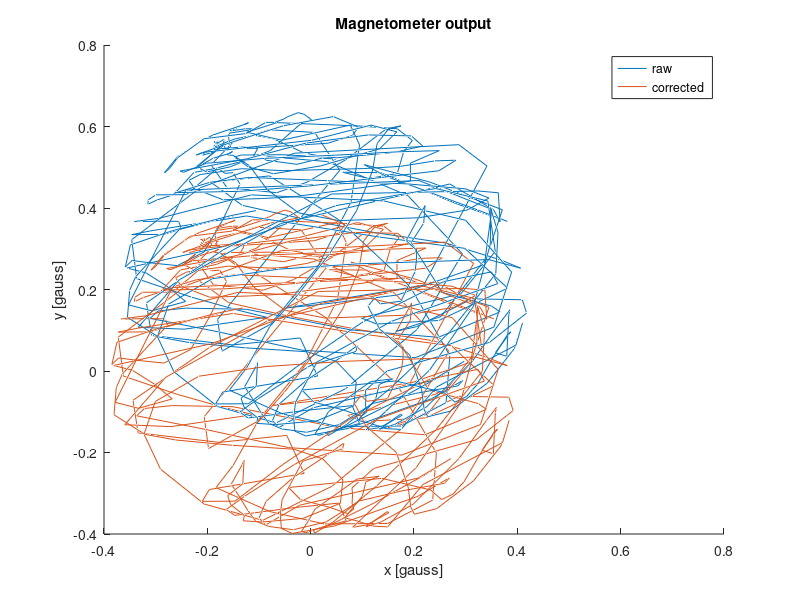

Write MATLAB code to recreate this figure.
clear all;
close all;
clc;

nav = csvread("sphere.csv");
mag = nav(:,9:11);
cal = csvread("cal.csv");
bias = 0.5*(cal(1,:) + cal(2,:));
corrected = mag - bias;

figure();
hold on;
plot3(mag(:,1), mag(:,2), mag(:,3));
plot3(corrected(:,1), corrected(:,2), corrected(:,3));
legend("raw", "corrected");
title("Magnetometer output");
xlabel("x [gauss]");
ylabel("y [gauss]");
zlabel("z [gauss]");
